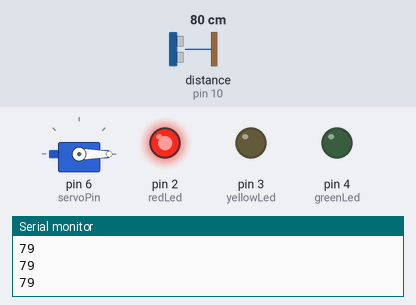
The sketch below on a simulated Arduino Uno, built with avr-gcc and run on an emulated ATmega328P. Shown: servo, output pins drawn as LEDs (lit = HIGH), the last lines printed to the serial monitor. Wiring (inferred from the names in the program): ultrasonic range finder: trigger pin 9; echo pin 10. The test bench sets the inputs (shaded band); at power-on: distance to the obstacle (sensor on pin 10) 80 cm. The echo pulse lasts 58.3 µs per cm; pins used as bus, display or sensor lines are not drawn.

Above: at 1.2 s.
1.3 s: distance to the obstacle (sensor on pin 10) set to 24 cm
2.8 s: distance to the obstacle (sensor on pin 10) set to 20 cm
At 3.05 s:
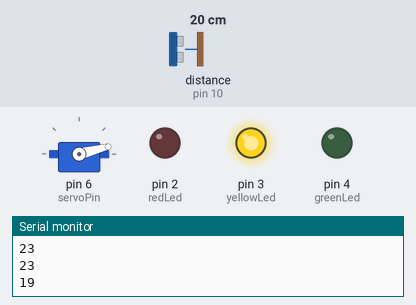
At 5.2 s:
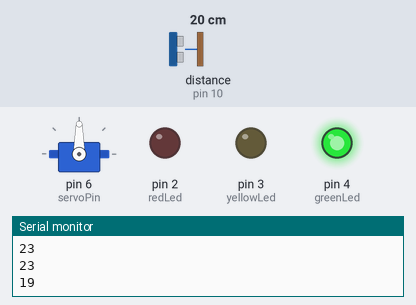
Timing chart, 0 to 11.3 s (numbered marks = the images above; inputs shaded):
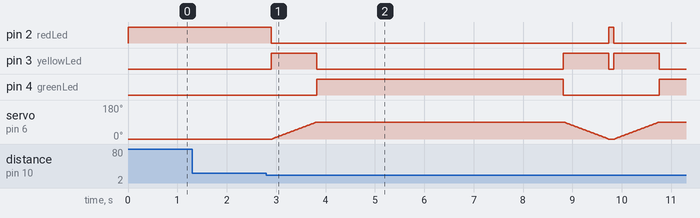

Measured:
- the behaviour switches between 22 and 21 cm on distance to the obstacle (sensor on pin 10) (found by bisection; images 0 and 1)
- after the input at 2.8 s, pin 2 (redLed): HIGH → LOW after 0.10 s, → HIGH 6.8 s later, → LOW 0.10 s later; pin 3 (yellowLed): goes HIGH 0.92 s, LOW 5.0 s, HIGH 0.92 s, LOW 0.10 s, HIGH 0.92 s, then LOW, starting after 0.10 s; pin 4 (greenLed): LOW → HIGH after 1.0 s, → LOW 5.0 s later, → HIGH 1.9 s later

The sketch:

proiect_Bariera.ino
```cpp
#include <Servo.h>

// Definire pini
const int trigPin = 9;
const int echoPin = 10;
const int redLed = 2;
const int yellowLed = 3;
const int greenLed = 4;
const int servoPin = 6;

// Instanțiere servomotor
Servo barrierServo;

// Variabile pentru distanță
long duration;
int distance;

void setup() {
  // Configurare pini
  pinMode(trigPin, OUTPUT);
  pinMode(echoPin, INPUT);
  pinMode(redLed, OUTPUT);
  pinMode(yellowLed, OUTPUT);
  pinMode(greenLed, OUTPUT);

  // Inițializare servomotor
  barrierServo.attach(servoPin);
  barrierServo.write(0); // Bariera începe coborâtă

  Serial.begin(9600);
}

void loop() {
  // Măsurare distanță
  digitalWrite(trigPin, LOW);
  delayMicroseconds(2);
  digitalWrite(trigPin, HIGH);
  delayMicroseconds(10);
  digitalWrite(trigPin, LOW);

  duration = pulseIn(echoPin, HIGH);
  distance = duration * 0.034 / 2; // Conversie în cm

  Serial.println(distance);

  if (distance > 0 && distance <= 20) {
    digitalWrite(redLed, LOW);
    digitalWrite(yellowLed, HIGH); // Aprinde LED galben pentru ridicare

    // Ridicare barieră lentă
    moveBarrierSlowly(0, 90, 10); // Mișcare lentă în 10ms pași între 0° și 90°

    digitalWrite(yellowLed, LOW); // Stinge LED galben după ridicare
    digitalWrite(greenLed, HIGH); // Aprinde LED verde
    delay(5000); // Bariera rămâne ridicată 5 secunde

    digitalWrite(greenLed, LOW); // Stinge LED verde
    digitalWrite(yellowLed, HIGH); // Aprinde LED galben pentru coborâre

    // Coborâre barieră lentă
    moveBarrierSlowly(90, 0, 10); // Mișcare lentă în 10ms pași între 90° și 0°

    digitalWrite(yellowLed, LOW); // Stinge LED galben după coborâre
    digitalWrite(redLed, HIGH); // Aprinde LED roșu
  } else {
    digitalWrite(redLed, HIGH);
    digitalWrite(yellowLed, LOW);
    digitalWrite(greenLed, LOW);

    // Coborâre lentă a barierei, dacă nu este deja la 0°
    if (barrierServo.read() != 0) {
      digitalWrite(yellowLed, HIGH); // Aprinde LED galben pentru coborâre
      moveBarrierSlowly(barrierServo.read(), 0, 10); // Mișcare lentă între poziția curentă și 0°
      digitalWrite(yellowLed, LOW); // Stinge LED galben după coborâre
    }
  }

  delay(100); // Mică întârziere pentru stabilitate
}

void moveBarrierSlowly(int startAngle, int endAngle, int delayMs) {
  if (startAngle < endAngle) {
    for (int angle = startAngle; angle <= endAngle; angle++) {
      barrierServo.write(angle);
      delay(delayMs);
    }
  } else {
    for (int angle = startAngle; angle >= endAngle; angle--) {
      barrierServo.write(angle);
      delay(delayMs);
    }
  }
}
```
